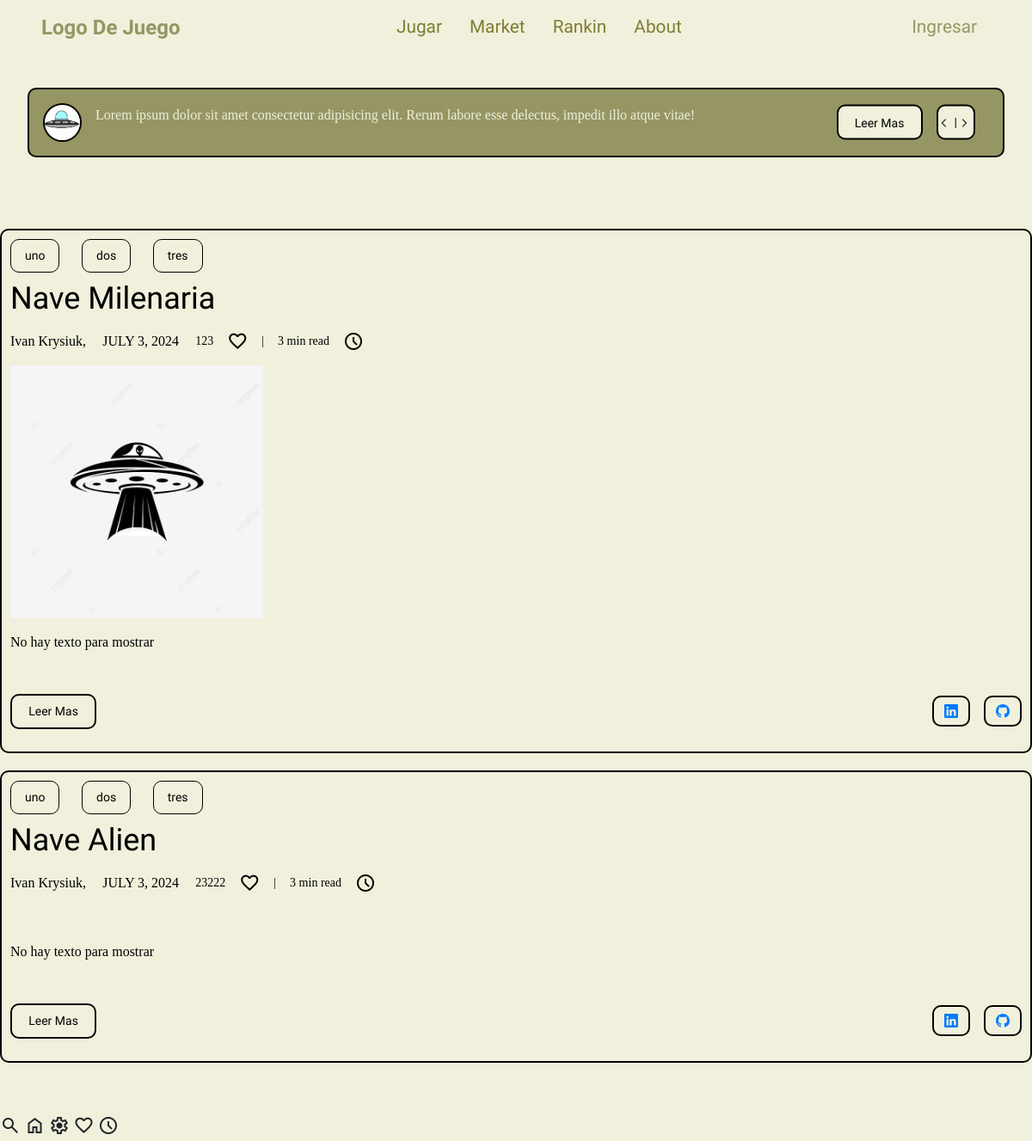
The page / on the database its author committed.
### Apps/Pagina/models.py (models this page shows, shortened)
class Post(models.Model):
    titulo = models.CharField(max_length=50)
    autor = models.CharField(max_length=50)
    fecha = models.DateField()
    meGusta = models.IntegerField()
    imagen = models.ImageField(upload_to='post', blank=True, null=True)
    texto = models.TextField(default='No hay texto para mostrar')

### Apps/Pagina/views.py (the view)
# urls.py: path('', index, name='index'),
def index(req):
    avatar_url = None
    if req.user.is_authenticated:
        try:
            avatar = Avatar.objects.get(user=req.user.id)
            avatar_url = avatar.imagen.url
        except Avatar.DoesNotExist:
            pass
    lista = Post.objects.all().order_by('-id')
    return render(req, "index.html", {"url": avatar_url, "lista_post": lista})

### Apps/Pagina/templates/index.html (shortened to what this page needs)
<!DOCTYPE html>
<html lang="en">
<head>
    {% load static %}
    <link rel="stylesheet" href="https://cdn.jsdelivr.net/npm/bootstrap@4.0.0/dist/css/bootstrap.min.css">
    <link rel="stylesheet" href="{% static 'css/style.css' %}">
</head>
<body>
    {% include 'pagina/navbar.html' %}
    <header class="header" id="header">
        <div class="container">
            <div class="items">
                <div class="item">
                    <div class="item-img">
                        <img src="{% static 'img/images.png' %}" alt="" srcset="">
                    </div>
                    <p>Lorem ipsum dolor sit amet consectetur adipisicing elit. Rerum labore esse delectus, impedit illo
                        atque vitae!</p>
                    <div class="right">
                        <button class="btn-more">Leer Mas</button>
                        <div class="btns-nav">
                            <i class="material-symbols-outlined">
                            </i>
                            <span>|</span>
                            <i class="material-symbols-outlined">
                            </i>
                        </div>
                    </div>
                </div>
            </div>
        </div>
    </header>
    <section class="home" id="home">
        <div class="container">
            {% for post in lista_post %}
            <div class="items">
                <div class="item item-content">
                    <article>
                        <div class="tags">
                            <a class="tag" href="">uno</a>
                            <a class="tag" href="">dos</a>
                            <a class="tag" href="">tres</a>
                        </div>
                        <h1 class="article-title">{{ post.titulo }}</h1>
                        <div class="article-ditails">
                            <span><span class="author">{{ post.autor }},</span><span class="date">{{ post.fecha }}</span></span>
                            <span class="count">{{ post.meGusta }}</span><i class="material-symbols-outlined">favorite</i>
                            <span class="slash">|</span>
                            <span class="count">3 min read</span><i class="material-symbols-outlined">schedule</i>
                        </div>
                        <div class="article-image">
                            <img src="{{ post.imagen.url }}" alt="" srcset="">
                        </div>
                        <div class="article-body">
                            <p>{{ post.texto }}</p>
                        </div>
                        <div class="article-footer">
                            <button class="btn-more">Leer Mas</button>
                            <div class="social">
                                <a href="#">
                                </a>
                                <a href="#">
                                </a>
                            </div>
                        </div>
                    </article>
                </div>
            </div>
            {% endfor %}
        </div>
    </section>
    <span class="material-symbols-outlined">search</span>
    <span class="material-symbols-outlined">home</span>
    <span class="material-symbols-outlined">settings</span>
    <span class="material-symbols-outlined">favorite</span>
    <span class="material-symbols-outlined">schedule</span>
</body>
</html>

### Apps/Pagina/static/css/style.css (style rules this page uses)
* { margin: 0; padding: 0; box-sizing: border-box; }
body { height: 100vh; background-color: rgba(240, 240, 220, 1); }
header { position: relative; padding: 0 2rem; font-family: "Rubik Doodle Shadow", system-ui; }
.container { position: relative; width: 100%; max-width: 1200px; padding: 2.6rem 0rem; margin: 0 auto; }
.header .items { width: 100%; background-color: rgba(150, 150, 100, 1); padding: 1rem 1rem; border-radius: 10px; border: 2px solid black; }
.header .items .item { position: relative; width: 100%; display: flex; justify-content: flex-start; align-items: center; gap: 1rem; }
.header .items .item .item-img { width: 45px; height: 45px; border-radius: 50%; border: 2px solid black; overflow: hidden; }
.header .items .item .item-img img { width: 100%; height: 100%; object-fit: cover; }
.header .items .item p { font-family: "Caveat Brush", cursive; color: rgba(240, 240, 220, 1); }
.header .items .item .right { position: absolute; top: 50%; right: 1rem; transform: translateY(-50%); width: fit-content; display: flex; align-items: center; justify-content: flex-end; gap: 1rem; }
.header .items .item .right .btn-more { padding: 0.65rem 1.2rem; width: fit-content; background-color: rgba(240, 240, 220, 1); border-radius: 10px; border: 2px solid black; color: black; font-size: 14px; line-height: normal; cursor: pointer; }
.header .items .item .right .btns-nav { display: flex; align-items: center; border: 2px solid black; border-radius: 10px; gap:3px; background-color: rgba(240, 240, 220, 1); padding: 0.5rem 0.25rem; }
.header .items .item .right .btns-nav i { font-size: 12px; cursor: pointer; }
.header .items .item .right .btns-nav span { font-size: 14px; color: black; }
.home { color: black; }
.home .items { display: grid; grid-template-columns: repeat(auto-fit, minimax(150px,1fr)); gap: 2rem; border: 2px solid black; padding: 10px; border-radius: 10px; margin-bottom: 20px; }
.home .items .item { width: 100%; overflow: hidden; grid-column: span 2; }
.home .items .item:nth-child(1) { width: 100%; overflow: hidden; grid-column: span 4; display: flex; flex-direction: column; gap: 2rem; }
.home article .tags { display: flex; align-items: center; gap: 1.6rem; height: 40px; }
.home article .tags .tag { padding: 0.5rem 1rem; background-color: rgba(240, 240, 220, 1); border-radius: 10px; border: 1px solid black; font-family: "Rubik Doodle Shadow", system-ui; color: black; font-size: 14px; }
.home article .article-title { padding: 0.5rem 0rem; font-family: "Rubik Doodle Shadow", system-ui; color: black; font-size: 36px; height: fit-content; }
.home article .article-ditails { display: flex; align-items: center; gap: 1rem; padding-bottom: 1rem; }
.home article .article-ditails span { display: flex; align-items: center; font-family: "Caveat Brush", cursive; font-size: 14px; gap: 1rem; }
.home article .article-ditails .author { font-size: 16px; }
.home article .article-ditails .date { font-size: 16px; text-transform: uppercase; padding: 0rem 0.2rem; }
.home article .article-image { width: 100%; max-height: 350px; overflow: hidden; }
.home article .article-image img { width: 25%; max-height: 350px; object-fit: cover; }
.home article .article-body { padding: 1rem 0rem; }
.home article .article-body p { font-size: 16px; font-family: "Caveat Brush", cursive; }
.home article .article-footer { padding: 1rem 0rem; display: flex; justify-content: space-between; align-items: center; }
.home article .article-footer .btn-more { padding: 0.65rem 1.2rem; width: fit-content; background-color: rgba(240, 240, 220, 1); border-radius: 10px; border: 2px solid black; color: black; font-size: 14px; line-height: normal; cursor: pointer; font-family: "Rubik Doodle Shadow", system-ui; }
.home article .article-footer .social { display: flex; align-items: center; gap: 1rem; }
.home article .article-footer .social a { display: flex; align-items: center; gap: 0.5rem; padding: 0.5rem 0.75rem; border: 2px solid black; border-radius: 10px; }

### rows shown on the page
Post: titulo "Nave Milenaria", autor "Ivan Krysiuk", fecha "JULY 3, 2024", meGusta "123", imagen (picture), texto "No hay texto para mostrar"
Post: titulo "Nave Alien", autor "Ivan Krysiuk", fecha "JULY 3, 2024", meGusta "23222", texto "No hay texto para mostrar"
